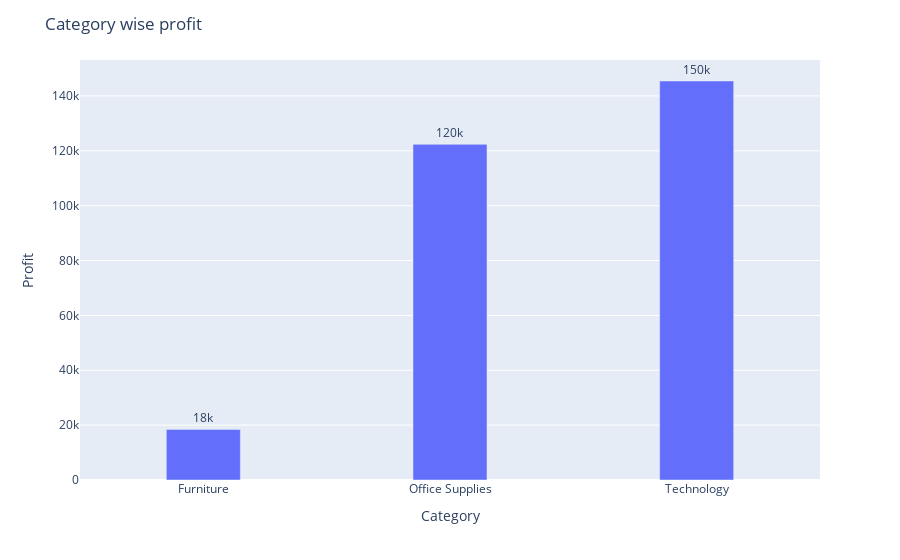

Notebook code for this chart:
### Markdown cell above
### Visualize by Category with profit

### Code cell
import plotly.express as px
fig = px.bar(Gr_c, x='Category', y='Profit', text='Profit')
fig.update_traces(texttemplate='%{text:.2s}', textposition='outside')
fig.update_layout(uniformtext_minsize=8, uniformtext_mode='hide',bargap=0.7,title='Category wise profit')
fig.show()

### Figure 1 — Plotly figure (JSON) as saved in the notebook; plotly's stock layout.template omitted (floating-point values rounded to 4 significant figures)
{"data": [{"alignmentgroup": "True", "hovertemplate": "Category=%{x}<br>Profit=%{text}<extra></extra>", "legendgroup": "", "marker": {"color": "#636efa"}, "name": "", "offsetgroup": "", "orientation": "v", "showlegend": false, "text": [18420.0, 122400.0, 145500.0], "textposition": "outside", "texttemplate": "%{text:.2s}", "type": "bar", "x": ["Furniture", "Office Supplies", "Technology"], "xaxis": "x", "y": [18420.0, 122400.0, 145500.0], "yaxis": "y"}], "layout": {"bargap": 0.7, "barmode": "relative", "legend": {"tracegroupgap": 0}, "margin": {"t": 60}, "title": {"text": "Category wise profit"}, "uniformtext": {"minsize": 8, "mode": "hide"}, "xaxis": {"anchor": "y", "domain": [0, 1], "title": {"text": "Category"}}, "yaxis": {"anchor": "x", "domain": [0, 1], "title": {"text": "Profit"}}}}
